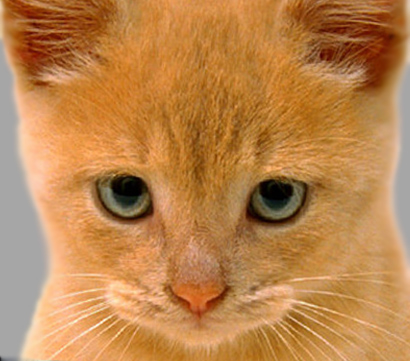
#> input picture python_code/computer version exp/Exp1_Hybrid_Images/resources/cat.jpg, 410 x 361 px
$ python MyImage.py
#> lines starting #> are read from the running program, lines starting #| are printed output that depends on the picture
import numpy as np
import cv2
import skimage

img = cv2.imread('./resources/cat.jpg',1)
#> img is the input picture: shape (361, 410, 3); mean B, G, R 77.1, 132.5, 188.2
img1 = cv2.imread('./resources/dog.jpg',1)
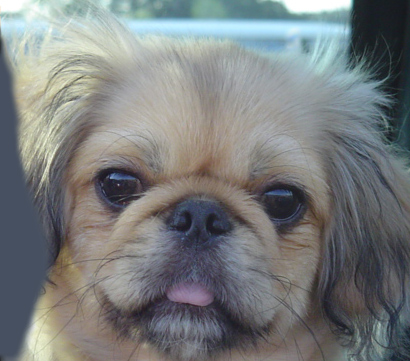
#> input picture python_code/computer version exp/Exp1_Hybrid_Images/resources/dog.jpg, 410 x 361 px
#> img1 is the input picture: shape (361, 410, 3); mean B, G, R 125, 124.5, 121.2

img_standard = img/255.0
img1_standard = img1/255.0

# print(img_standard)
img_noise = skimage.util.random_noise(img_standard,mode='gaussian')
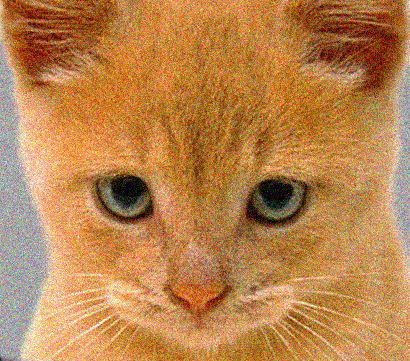
#> img_noise: shape (361, 410, 3) float64; mean B, G, R 0.305, 0.52, 0.735
img_blur = cv2.GaussianBlur(img_noise,(21,21),9)

img1_noise = skimage.util.random_noise(img1_standard,mode='gaussian')
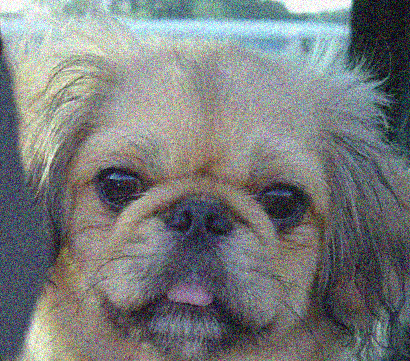
#> img1_noise: shape (361, 410, 3) float64; mean B, G, R 0.489, 0.488, 0.476
img1_blur = cv2.GaussianBlur(img1_noise,(21,21),9)

img_highpass = img_standard - img_blur
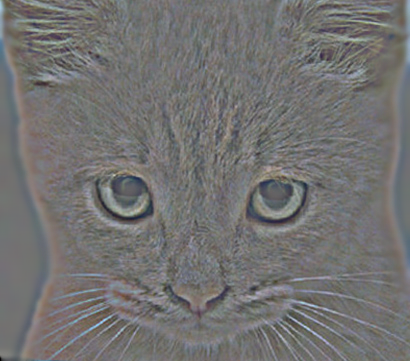
#> img_highpass: shape (361, 410, 3) float64; mean B, G, R -0.00251, -0.000155, 0.00321; drawn with min black and max white
img_mix = img_highpass + img1_blur
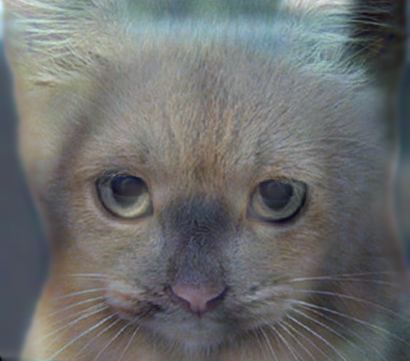
#> img_mix: shape (361, 410, 3) float64; mean B, G, R 0.487, 0.488, 0.479; drawn with min black and max white


imgs = [img_standard,img1_standard,img_highpass,img_mix]
imgs = np.hstack(imgs)
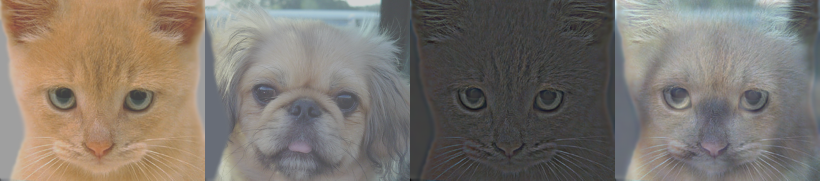
#> imgs: shape (361, 1640, 3) float64 (shown at 1/2 size); mean of channels 0, 1, 2 0.319, 0.374, 0.424; drawn with min black and max white
cv2.namedWindow('image',cv2.WINDOW_NORMAL)
cv2.imshow('image',imgs)
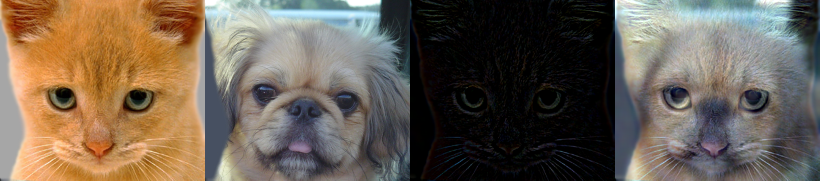
#> window 'image': shape (361, 1640, 3) (shown at 1/2 size); mean B, G, R 82.6, 96.3, 109
# cv2.imwrite('mixImage2.jpg',img_mix*255)
cv2.waitKey(0)
cv2.destroyAllWindows()
